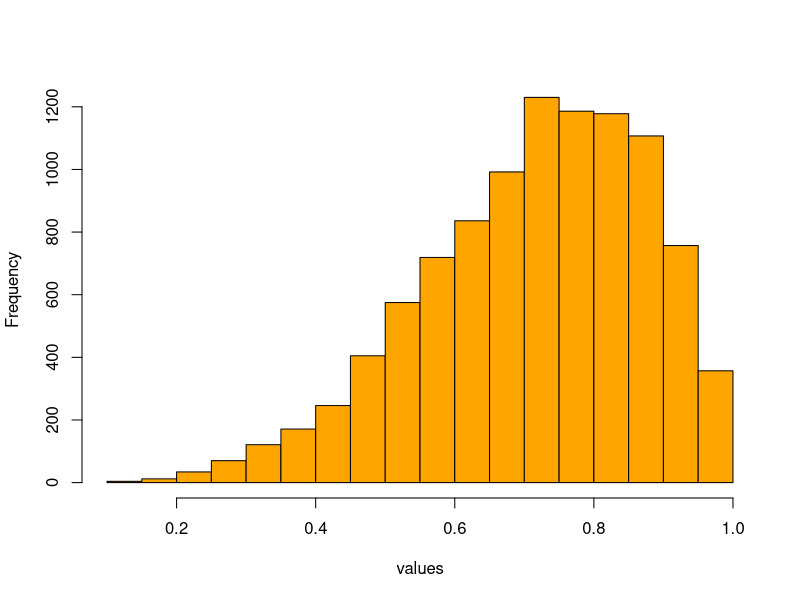
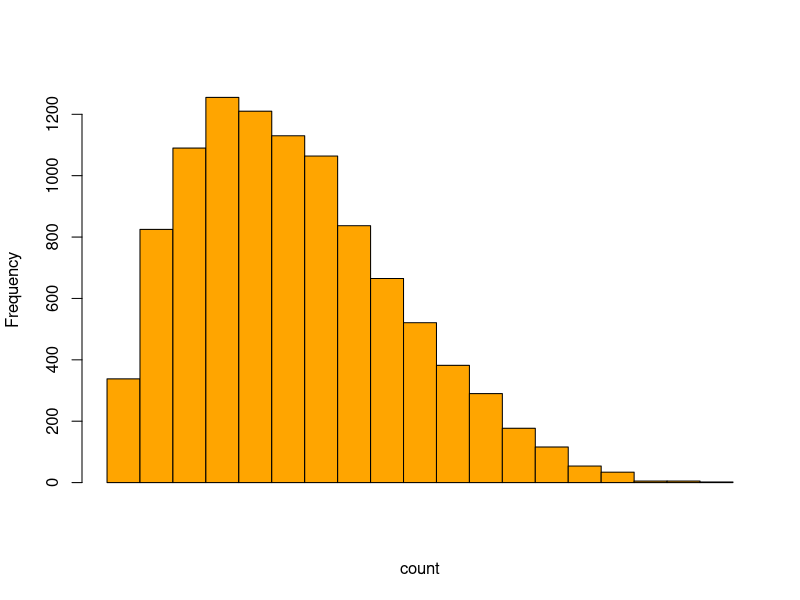
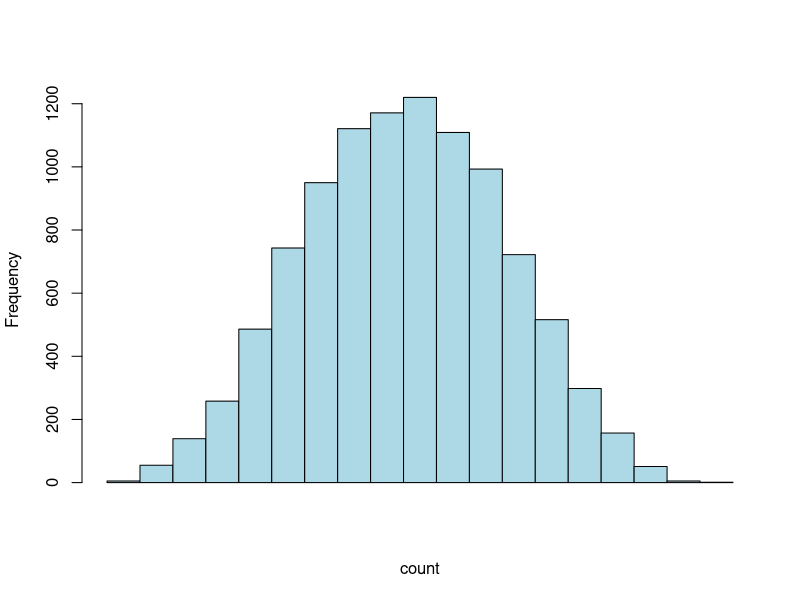
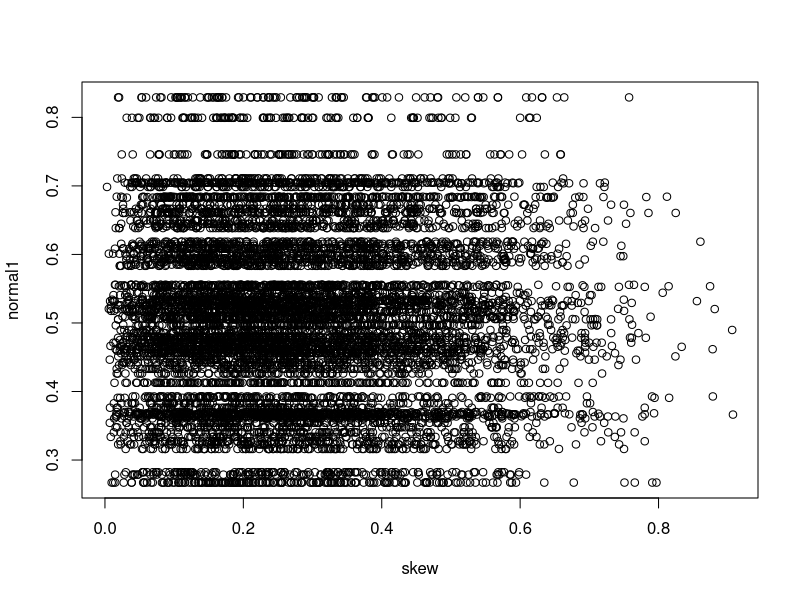
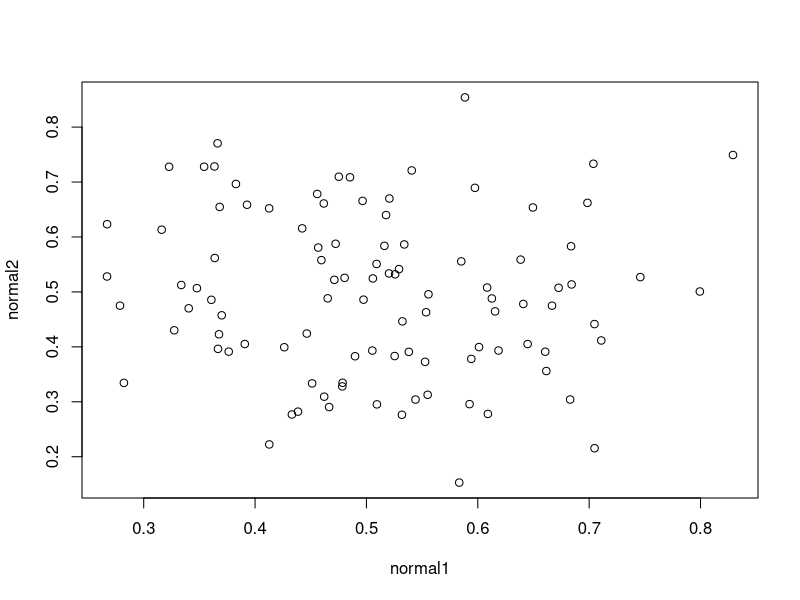
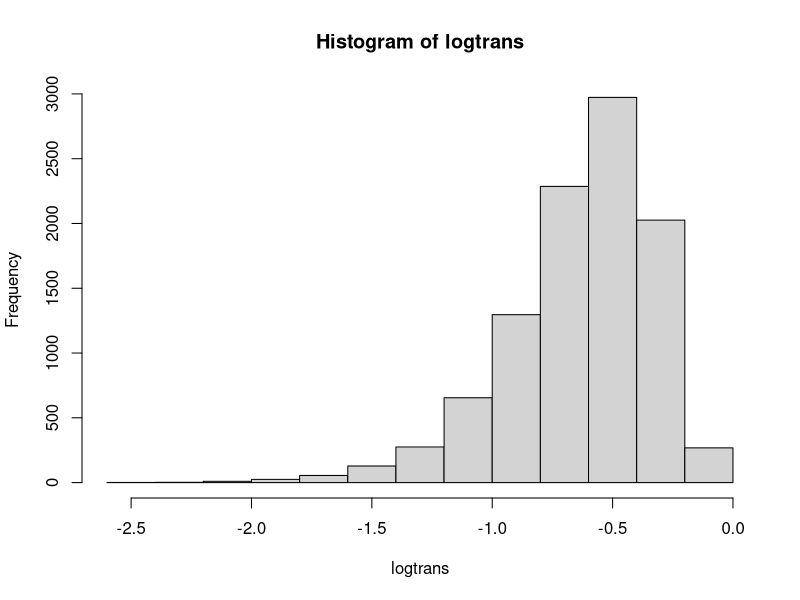
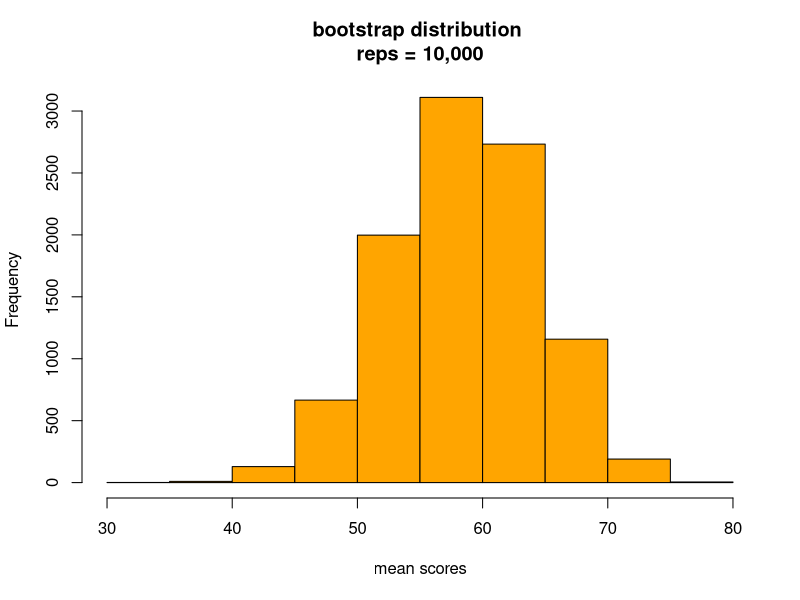

Generate these figures, in order, with R:
hist(rbeta(10000,5,2), col="orange", main = "", xlab = "values")
hist(rbeta(10000,2,5), col="orange", main = "", xlab = "count", xaxt = "n")
hist(rbeta(10000,5,5), col="lightblue", main = "", xlab = "count", xaxt = "n")

skew <- rbeta(10000,2,5)
normal1 <- rbeta(100,5,5)
normal2 <- rbeta(100,5,5)

df1 <- data.frame(skew, normal1)

plot(df1)

df2 <- data.frame(normal1, normal2)

plot(df2)

logtrans <- log10(skew)
hist(logtrans)

# Bootstrapping
scores <- c(45, 65, 70, 35, 27, 75, 80, 66, 41, 81)
originalMean <- mean(scores)
sample1 <- c(45, 70, 27, 41, 27, 75, 81, 45, 70, 35)
Mean1 <- mean(sample1)
sample2 <- c(35, 75, 41, 41, 65, 70, 35, 45, 65, 66)
Mean2 <- mean(sample2)
sample3 <- c(81, 66, 81, 80, 35, 41, 65, 70, 45, 81)
Mean3 <- mean(sample3)

# Using sample function
sampleX <- sample(scores, length(scores), replace = T)

library("boot")
boot.mean <- function(x,i){boot.mean <- mean(x[i])}
sampleBoot <- boot(scores, statistic = boot.mean, R=10000)
hist(sampleBoot$t, col="orange", main="bootstrap distribution \nreps = 10,000", xlab = "mean scores")

# Multiple hypothesis testing
p = c(0.04, 0.01, 0.001, 0.06, 0.4)
p.adjust(p, method = p.adjust.methods, n = length(p))
